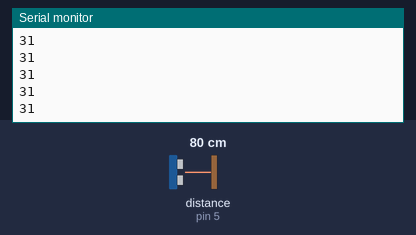
Bench run of a sketch on a simulated Arduino Uno, built with avr-gcc and run on an emulated ATmega328P. Parts: the last lines printed to the serial monitor. Wiring (inferred from the names in the program): ultrasonic range finder: trigger pin 6; echo pin 5. The inputs (shaded band) are chosen by the test bench; at power-on: distance to the obstacle (sensor on pin 5) 80 cm. The echo pulse lasts 58.3 µs per cm.

Above: at 1.2 s.
1.3 s: distance to the obstacle (sensor on pin 5) set to 2 cm
At 1.9 s:
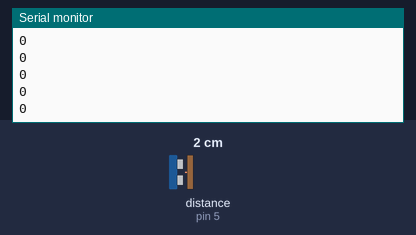
2.8 s: distance to the obstacle (sensor on pin 5) set to 4 cm
At 3.5 s:
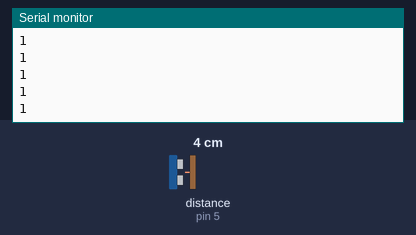
Timing chart, 0 to 5.8 s (numbered marks = the images above; inputs shaded):
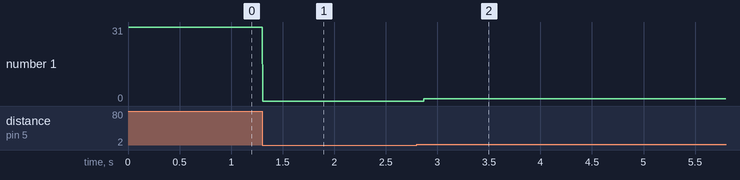

Measured:
- after the input at 1.3 s, the serial monitor: prints a new line at once (image 1)
- after the input at 2.8 s, the serial monitor: prints a new line after 0.07 s (image 2)
- plotted number 1: 31 → 0 after the input at 1.3 s, 0 → 1 after the input at 2.8 s

The sketch:

Distance_Track.ino
```cpp
//Initializes the Pins location
const int trigPin = 6;
const int echoPin = 5;
long duration, inches;

void setup() {
  //Initializes Pins as I/O
  pinMode(trigPin, OUTPUT);
  pinMode(echoPin, INPUT);
  Serial.begin(9600);
}

void loop() {
  //The running of the trigPin
  digitalWrite(trigPin, LOW);
  delayMicroseconds(5);
  digitalWrite(trigPin, HIGH);
  delayMicroseconds(10);
  digitalWrite(trigPin, LOW);
  // Sets the trigPin on HIGH state for 10 micro seconds
  pinMode(echoPin, INPUT);
  duration = pulseIn(echoPin, HIGH);

  //Convertion of duration to inches
  inches = (duration/2) / 74;

  Serial.print(inches);
  Serial.println();
}
```
